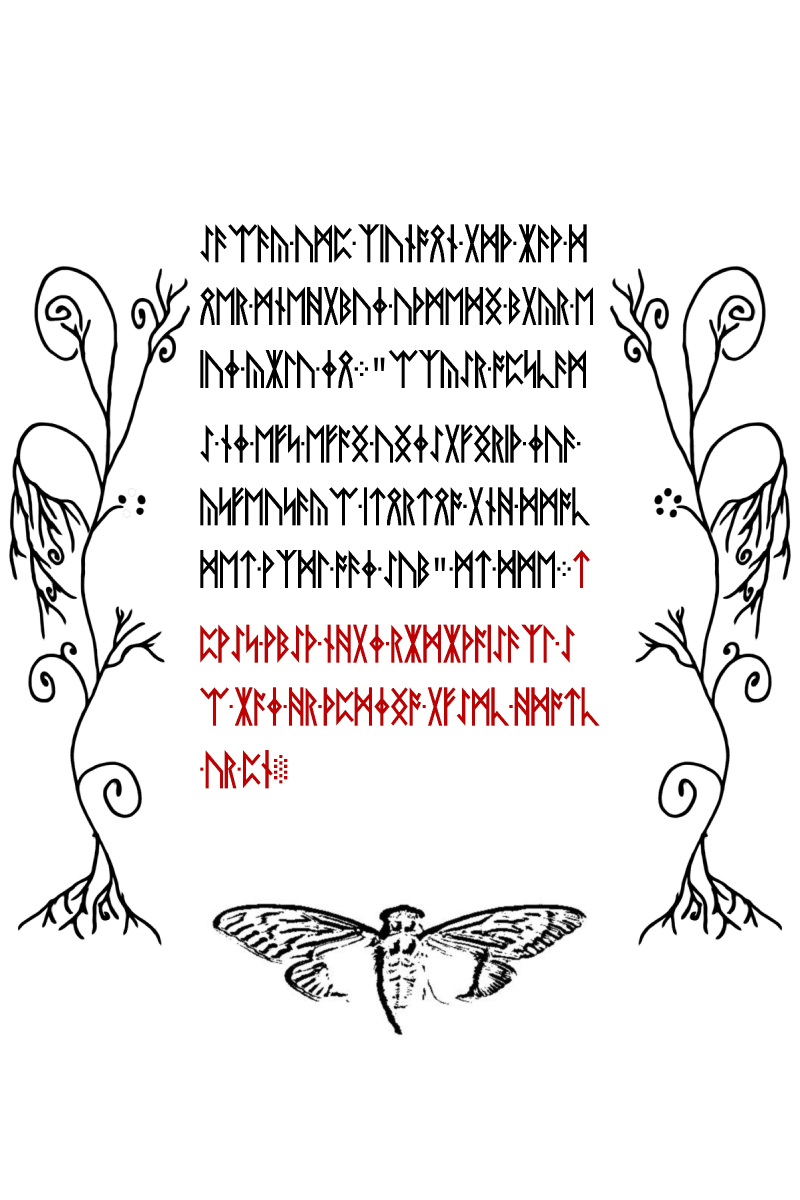
#> input picture resources/liber-primus/70.jpg, 2400 x 3600 px (shown at 1/3 size)
$ python lp2_p53_tiwaz_source_gate_sft.py
#> lines starting #> are read from the running program, lines starting #| are printed output that depends on the picture; after the words box and inside, x2 and y2 are one past the last pixel; in counts of white or black regions, pixels touching at a corner belong together; long printed decimals are rounded
"""Original-JPEG-only gate for the physical p53 red Tiwaz as a direction cue.

Usage: python sims/lp2_p53_tiwaz_source_gate_sft.py
Requires Pillow, NumPy, OpenCV. Original scans 70.jpg/71.jpg are never edited.
"""
from hashlib import sha256
from pathlib import Path

import numpy as np
from PIL import Image


SOURCE = Path(__file__).resolve().parents[1] / "resources" / "liber-primus"
HASHES = {
    "70.jpg": "4ec7293ba72bd52384787646d204c8a68fefaf2d22673c40d27f23812d424548",
    "71.jpg": "dbc2cfca46a150689e60ea83015dcd54ace81245711fefe114d6076b96412ec4",
}


def pixels(name):
#> called with name = '70.jpg'
    path = SOURCE / name
    assert sha256(path.read_bytes()).hexdigest() == HASHES[name], name
    return np.asarray(Image.open(path).convert("RGB"))
#> returned value is the input picture: shape (3600, 2400, 3); mean R, G, B 236.7, 234.6, 234.6
#> call 2 of pixels, with name = '71.jpg'
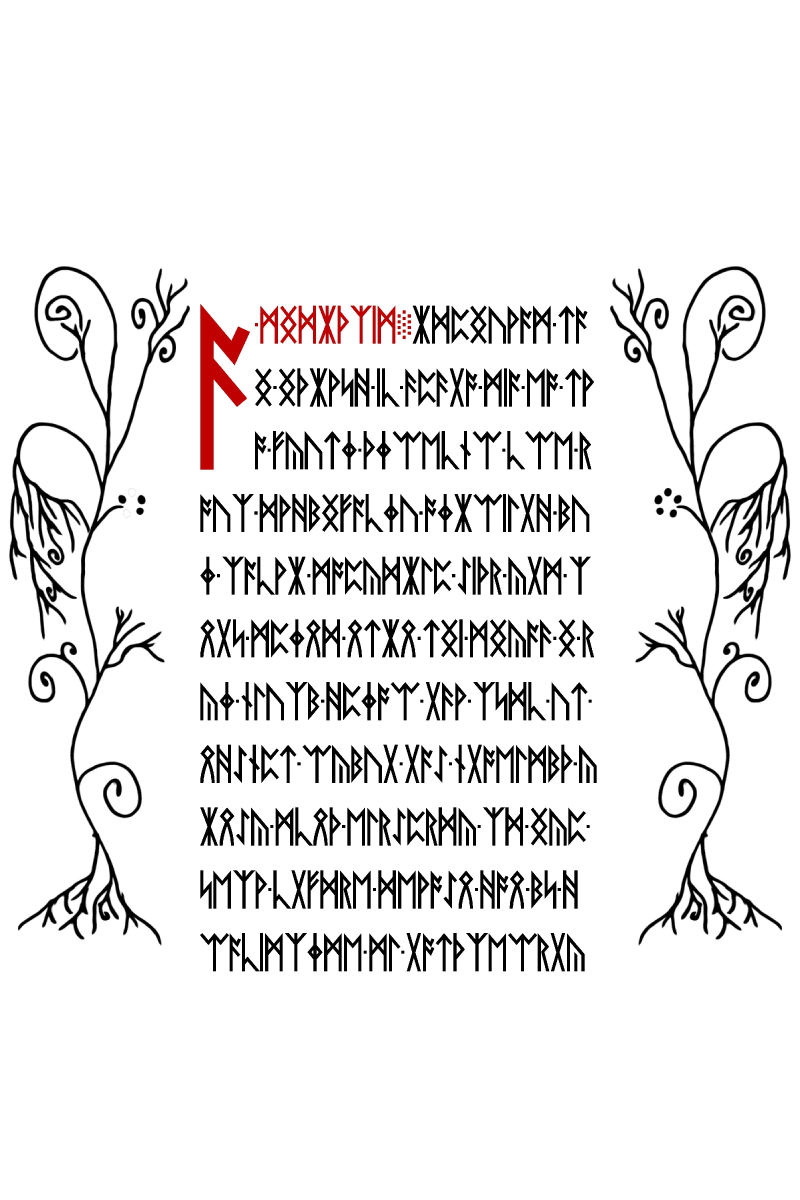
#> input picture resources/liber-primus/71.jpg, 2400 x 3600 px (shown at 1/3 size)
#> in pixels, returned value is the input picture: shape (3600, 2400, 3); mean R, G, B 234, 232.9, 232.9


def red_mask(im):
    r, g, b = (im[:, :, i].astype(np.int16) for i in range(3))
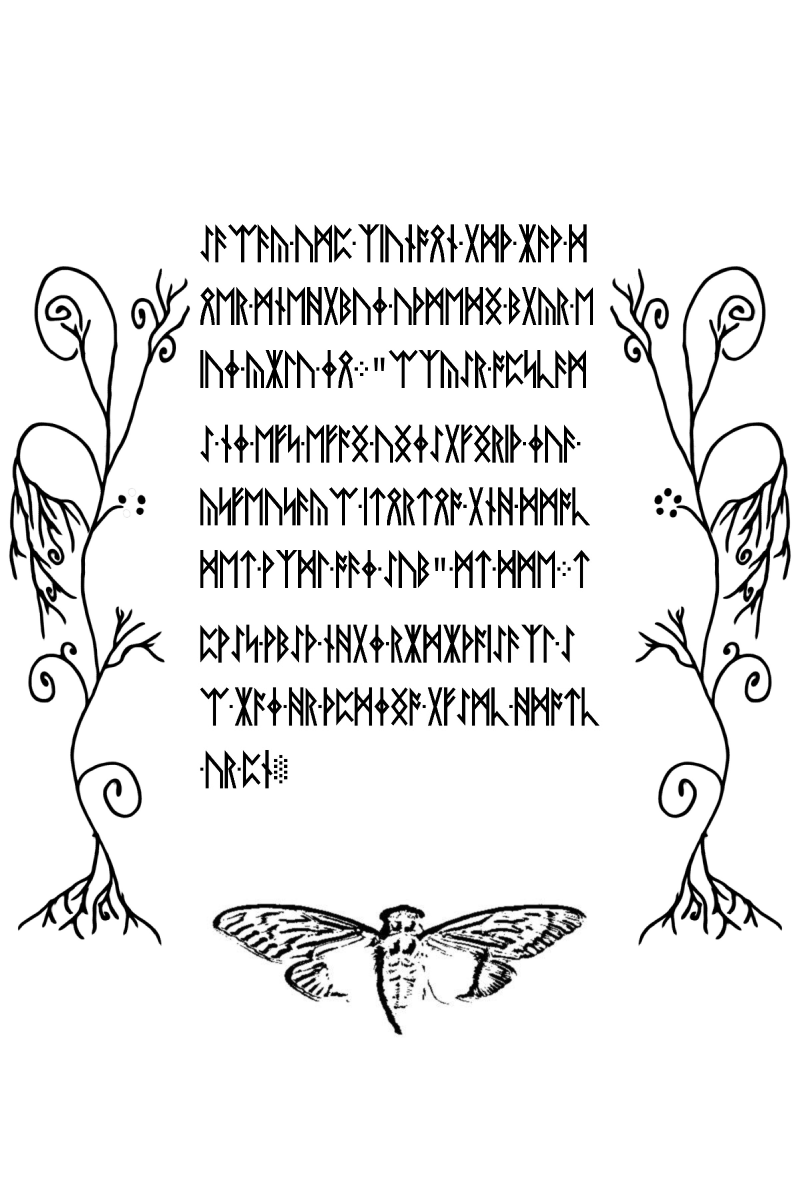
#> g: shape (3600, 2400) int16 (shown at 1/3 size); min 0, max 255, mean 234.6
    return (r * 10 > g * 14) & (r * 10 > b * 14) & (r < 240) & (g < 160) & (b < 160)
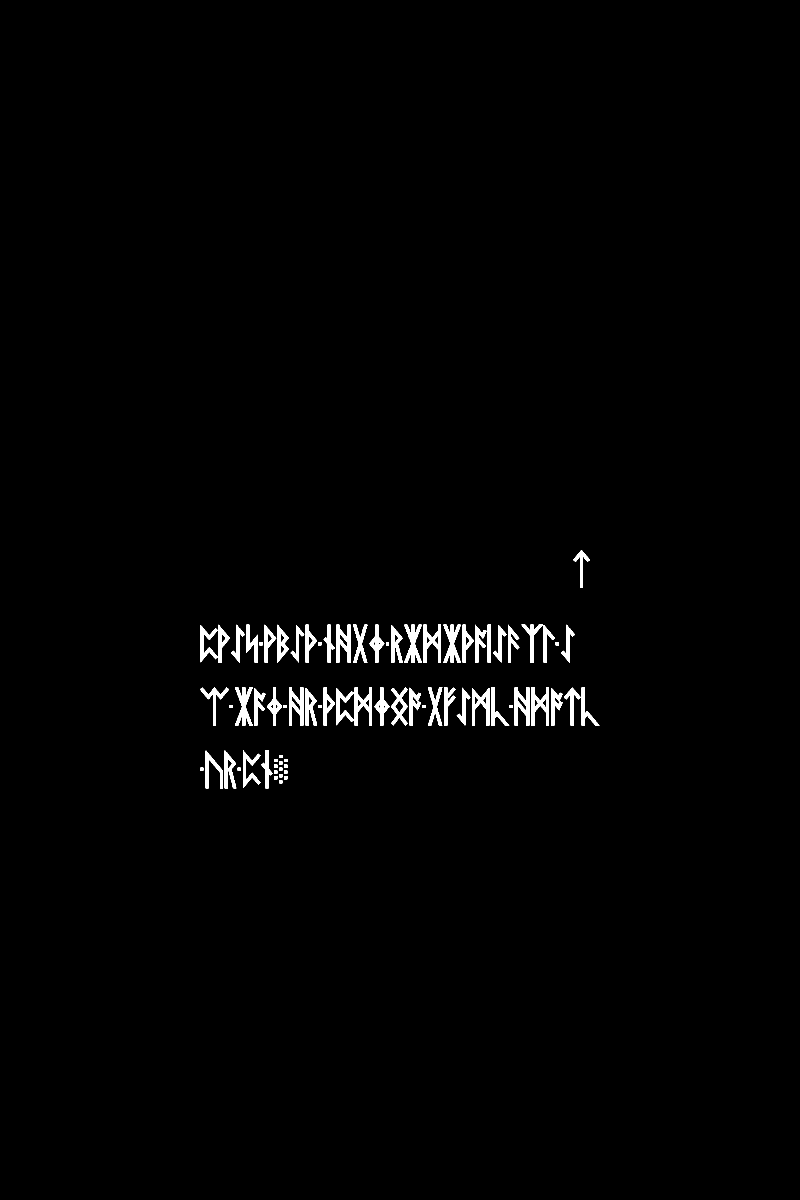
#> returned value: shape (3600, 2400) bool (shown at 1/3 size); 1.2% white; 75 white regions, largest, box (x1, y1, x2, y2) and area: (1594, 2062, 1647, 2177) 3088, (1270, 1874, 1323, 1988) 3072, (1544, 2062, 1588, 2177) 3008


def dark_mask(im):
    return im.max(axis=2) < 110
#> returned value: shape (3600, 2400) bool; 6.7% white; 476 white regions (214 under 20 px), largest, box (x1, y1, x2, y2) and area: (28, 800, 570, 2834) 111024, (1830, 800, 2372, 2834) 110953, (639, 2712, 1274, 3004) 27268
#> in dark_mask (call 2), `return im.max(axis=2) < 110`:
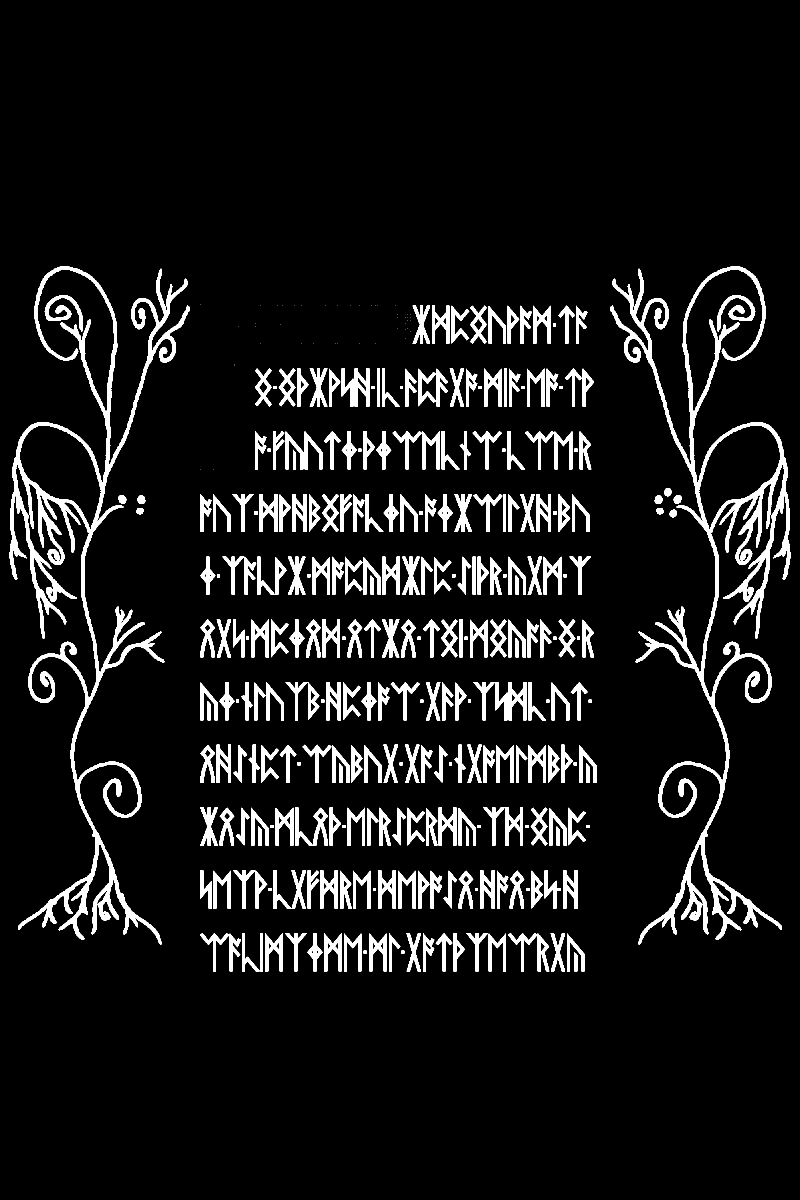
#> returned value: shape (3600, 2400) bool (shown at 1/3 size); 8% white; 382 white regions (89 under 20 px), largest, box (x1, y1, x2, y2) and area: (28, 800, 570, 2834) 111024, (1830, 800, 2372, 2834) 110953, (134, 886, 247, 994) 3516


def rect(mask, x, y, width=50, height=114):
#> called with x = 1719, y = 1650, width = 50, height = 114
    return mask[y : y + height, x : x + width]
#> returned value: shape (114, 50) bool; 26.4% white; 1 white region, box (x1, y1, x2, y2) and area: (0, 0, 50, 114) 1502


def iou(a, b):
    return np.logical_and(a, b).sum() / np.logical_or(a, b).sum()


def run():
    p53 = pixels("70.jpg")
    p54 = pixels("71.jpg")
    red53 = red_mask(p53)
    dark53 = dark_mask(p53)
    dark54 = dark_mask(p54)

    # Source-visible first red rune, standard GP Tiwaz at p53 local offset 128.
    first_red = rect(red53, 1719, 1650)
    assert first_red.shape == (114, 50)
    assert first_red.sum() == 1502
    print("red p53 local128: 50x114-pixel template; 1502 foreground pixels")

    # Same-page black rune instances, with identical bounding-box dimensions.
    for x, y in ((1107, 1462), (719, 1650)):
        black = rect(dark53, x, y)
        overlap = iou(first_red, black)
        assert overlap == 1.0, (x, y, overlap)
        print(f"p53 black glyph x={x}, y={y}: IoU={overlap:.6f}")
#> this loop made 2 passes
#> overlap on passes 1 to 2: 1, 1
#| p53 black glyph x=1107, y=1462: IoU=1.000
#| p53 black glyph x=719, y=1650: IoU=1.000

    # Next-page black instance has minor JPEG/font raster differences.
    overlap = iou(first_red, rect(dark54, 1712, 2047))
#> call 4 of rect, with x = 1712, y = 2047, width = 50, height = 114
#> in rect (call 4), `return mask[y : y + height, x : x + width]`:
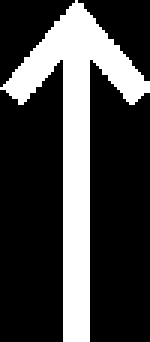
#> returned value: shape (114, 50) bool (shown 3 times larger); 26.4% white; 1 white region, box (x1, y1, x2, y2) and area: (0, 0, 50, 114) 1507
#> overlap = 0.982
    assert overlap > 0.97
    print(f"p54 black glyph x=1712, y=2047: IoU={overlap:.6f}")
#| p54 black glyph x=1712, y=2047: IoU=0.9822

    # Ink starts on p53: the red T is inline with the final black rune row.
    assert dark53[1650:1764, 600:1700].any()
    assert red53[:1650, 600:1850].sum() == 0
    assert red53[1764:1874, 600:1850].sum() == 0
    assert red53[1874:1988, 600:1850].sum() > 0
    print("p53 red T starts y=1650 inline with final black line;")
    print("remaining red text begins at y=1874, then y=2062 and y=2250")
    print("Conclusion: glyph shape cannot uniquely select vertical traversal.")


if __name__ == "__main__":
    run()
